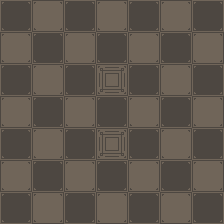

Below is a game level as drawn by its tile map, then a one-line description and the .tmx file that defines it, in full:
An orthogonal 7x7 tile map with 32x32 px tiles, 1 tile layer (Calque de Tile 1).

<map version="1.2" tiledversion="1.2.4" orientation="orthogonal" renderorder="right-down" width="7" height="7" tilewidth="32" tileheight="32" infinite="0" nextlayerid="2" nextobjectid="1">
 <tileset firstgid="1" name="fight" tilewidth="32" tileheight="32" tilecount="4" columns="2">
  <image source="fight.png" width="64" height="64" />
 </tileset>
 <layer id="1" name="Calque de Tile 1" width="7" height="7">
  <data encoding="csv">
1,2,1,2,1,2,1,
2,1,2,1,2,1,2,
1,2,1,3,1,2,1,
2,1,2,1,2,1,2,
1,2,1,3,1,2,1,
2,1,2,1,2,1,2,
1,2,1,2,1,2,1
</data>
 </layer>
</map>